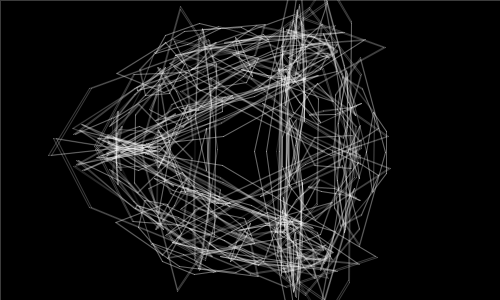
Frame 1 (no input)
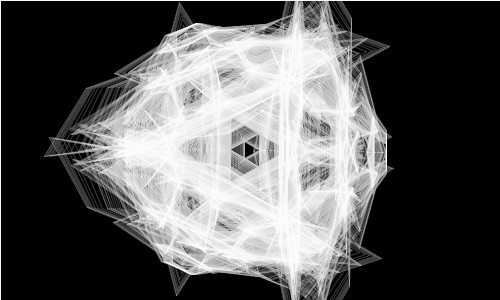
Frame 60 (the mouse pressed at the canvas centre just before this capture)
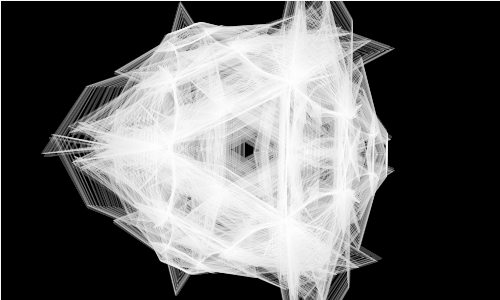
Frame 120 (the mouse held since frame 60 and released just before this capture)

The Processing sketch that drew these frames (run headless with seeded random() and noise(); from frame 60 on, the mouse is pressed at the canvas centre):

// Processing sketch: ghosttriangle
// ── ghosttriangle.pde

// Dec 2008 
// http://www.abandonedart.org
// http://www.zenbullets.com
//
// This work is licensed under a Creative Commons 3.0 License.
// (Attribution - NonCommerical - ShareAlike)
// http://creativecommons.org/licenses/by-nc-sa/3.0/
// 
// This basically means, you are free to use it as long as you:
// 1. give http://www.zenbullets.com a credit
// 2. don't use it for commercial gain
// 3. share anything you create with it in the same way I have
//
// These conditions can be waived if you want to do something groovy with it 
// though, so feel free to email me via http://www.zenbullets.com



//================================= global vars

int _maxlevels = 4;
float _strutFactor;  
float _noiseoff = 0.0;     
Branch[] _branchArr = {};   // stores branches, so drawing can be separated
HPoint[] _pointArr = {};    // initial points

int offset = 0;
int sqlen = 100;

float midx, midy;
int topx, topy;

int numsides = 3;
  
//================================= init

void setup() {
  size(500, 300);
  smooth(); 
  frameRate(12);
  background(0);
  
  midx = width / 2;
  midy = height / 2;
  topx = int(midx-(sqlen/2));
  topy = int(midy-(sqlen/2));
  
  restart();
}

void restart() {
  _noiseoff = random(1);
  rotateStartPoints();
  clearBackground();
  createTree();
}


void addPoint(float x, float y) {
    HPoint hp = new HPoint(x, y);
    _pointArr = (HPoint[])append(_pointArr, hp);
}

void clearBackground() {
  fill(0, 2);
  rect(0,0,width, height);
}

void rotateStartPoints() {
  
  offset++;
  if (offset > (360/numsides)) { offset = 0; }
  
  _pointArr = (HPoint[])expand(_pointArr, 0);
  int radius = 150;
  for (float x = 0; x < 360; x+= (360/numsides)) {
      float rad = radians(x + offset);
      float x1 = midx + (radius * cos(rad));
      float y1 = midy + (radius * sin(rad));
      addPoint(x1, y1);
    }  
}

void createTree() {
   _noiseoff = _noiseoff + .01;
   _strutFactor = (noise(_noiseoff) * 2) - 1;
   
   _branchArr = (Branch[])expand(_branchArr, 0);
   Branch root = new Branch(0, 1, _pointArr);
  
   for (int i = 0; i < _branchArr.length; i++) {
     Branch thisB = _branchArr[i];
     thisB.drawme();
   } 
   
}

//================================= frame loop

void draw() {
 clearBackground();
 createTree();
}

//================================= interaction

void mousePressed() { 
  restart();
}


//================================= objects



class HPoint {
  float x, y;
  HPoint(float ex, float why) {
    x = ex; y = why;
  }
}


class Branch {
  int level;
  int num;
  HPoint[] hpArr = {};    // points of the shape
  HPoint[] mpArr = {};    // midpoints of each side
  HPoint[] ppArr = {};    // end of each projected strut
  
  Branch (int lev, int n, HPoint[] arr) {
    level = lev;  num = n;
    hpArr = arr;
    init();
  }
  
  void init() {
    
   for (int i = 0; i < hpArr.length; i++) {
     int nexti = i+1;
     if (nexti == hpArr.length) { nexti = 0; }
     mpArr = (HPoint[])append(mpArr, calcMidPoint(hpArr[i], hpArr[nexti]));
   } 
   
   for (int j = 0; j < hpArr.length; j++) {
     
     int nextj = j+int(hpArr.length / 2)+1;
     
     if (nextj >= hpArr.length) { nextj -= hpArr.length; }
     ppArr = (HPoint[])append(ppArr, calcProjPoint(mpArr[j], hpArr[nextj]));
     
   } 
    
    _branchArr = (Branch[])append(_branchArr, this);
    
    if ((level+1) < _maxlevels) {
      Branch newbrCent = new Branch(level+1, 0, ppArr);
      
      for (int k = 0; k < hpArr.length; k++) {
       int nextk = k-1;
       if (nextk < 0) { nextk += hpArr.length; }
        HPoint[] npArr = {  ppArr[k], mpArr[k], hpArr[k], mpArr[nextk], ppArr[nextk] };
        Branch newbr = new Branch(level+1, k+1, npArr);
      }  
       
    }
    
  }
  
  
  void drawme() {
     stroke(255, level * 20);
   for (int k = 0; k< ppArr.length; k++) {
     int nextk = k+1;
     if (nextk == ppArr.length) { nextk = 0; }
     line(ppArr[k].x, ppArr[k].y, ppArr[nextk].x, ppArr[nextk].y);
   } 
    
  }
  
  
  
  HPoint calcMidPoint(HPoint end1, HPoint end2) {
    float mx, my;
    if (end1.x > end2.x) {
      mx = end2.x + ((end1.x - end2.x)/2);
    } else {
      mx = end1.x + ((end2.x - end1.x)/2);
    }
    if (end1.y > end2.y) {
      my = end2.y + ((end1.y - end2.y)/2);
    } else {
      my = end1.y + ((end2.y - end1.y)/2);
    }
    return new HPoint(mx, my);
  }
  
  HPoint calcProjPoint(HPoint mp, HPoint op) {
    float px, py;
    
    float adj, opp, hyp;    // triangle, opp = xdiff, adj = ydiff
    if (op.x > mp.x) { 
      opp = op.x - mp.x;
    } else {
      opp = mp.x - op.x; 
    }
    if (op.y > mp.y) {
      adj = op.y - mp.y;
    } else {
      adj = mp.y - op.y;
    }
    float angle = atan(opp/adj);
    float xfactor = sin(angle) * _strutFactor;
    float yfactor = cos(angle) * _strutFactor;
    if (op.x > mp.x) { 
      px = mp.x + (opp * xfactor);
    } else {
      px = mp.x - (opp * xfactor); 
    }
    if (op.y > mp.y) {
      py = mp.y + (adj * yfactor);
    } else {
      py = mp.y - (adj * yfactor);
    }  
    return new HPoint(px, py); 
    
    //return new HPoint(op.x, op.y);
  }
  
  
}
